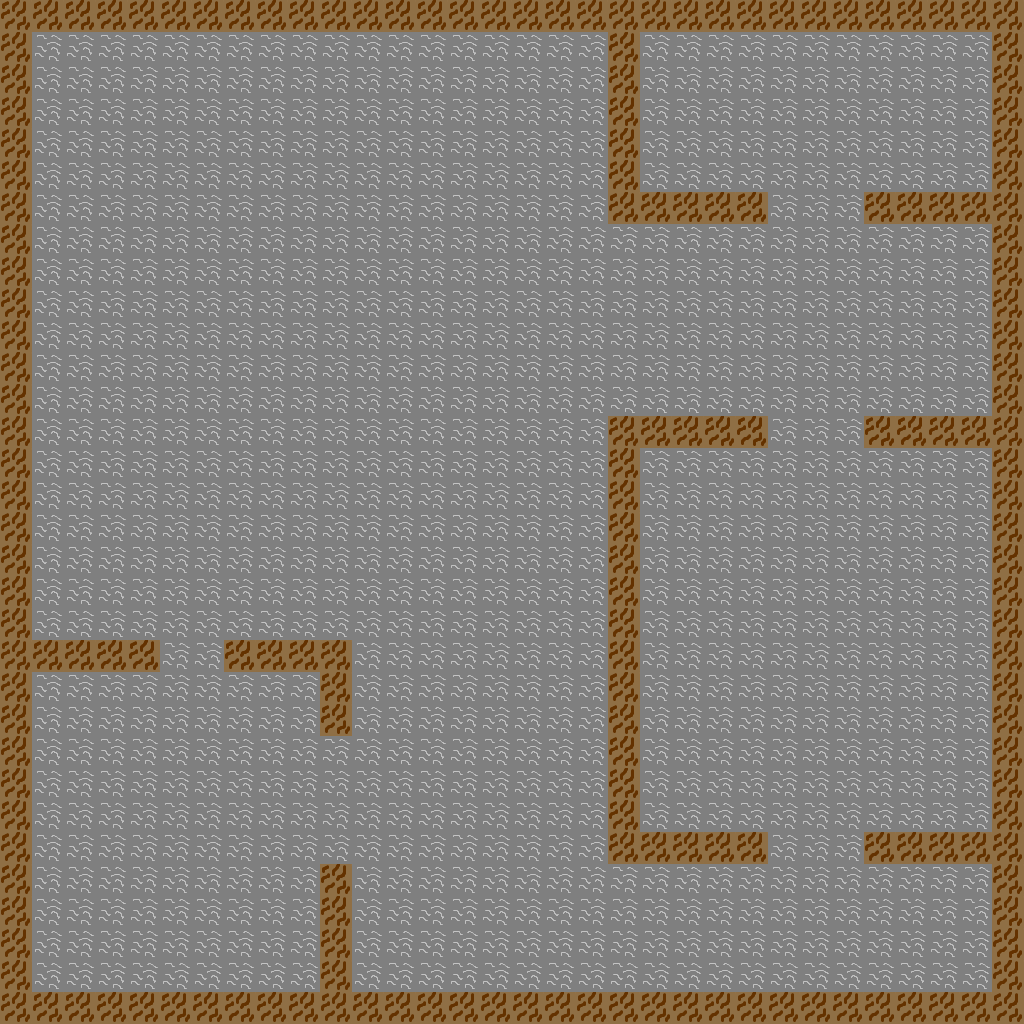

Tiled map render using the project's own tile images. Description and the whole map definition, tile-layer contents included, below:
An orthogonal 32x32 tile map with 32x32 px tiles, 1 tile layer (Слой тайлов 1) and 17 objects (16x solid, player).

<map version="1.2" tiledversion="1.3.3" orientation="orthogonal" renderorder="right-down" width="32" height="32" tilewidth="32" tileheight="32" infinite="0" nextlayerid="4" nextobjectid="23">
 <tileset firstgid="1" source="../TileSets/WallAndGround.tsx" />
 <layer id="1" name="Слой тайлов 1" width="32" height="32">
  <data encoding="csv">
1,1,1,1,1,1,1,1,1,1,1,1,1,1,1,1,1,1,1,1,1,1,1,1,1,1,1,1,1,1,1,1,
1,2,2,2,2,2,2,2,2,2,2,2,2,2,2,2,2,2,2,1,2,2,2,2,2,2,2,2,2,2,2,1,
1,2,2,2,2,2,2,2,2,2,2,2,2,2,2,2,2,2,2,1,2,2,2,2,2,2,2,2,2,2,2,1,
1,2,2,2,2,2,2,2,2,2,2,2,2,2,2,2,2,2,2,1,2,2,2,2,2,2,2,2,2,2,2,1,
1,2,2,2,2,2,2,2,2,2,2,2,2,2,2,2,2,2,2,1,2,2,2,2,2,2,2,2,2,2,2,1,
1,2,2,2,2,2,2,2,2,2,2,2,2,2,2,2,2,2,2,1,2,2,2,2,2,2,2,2,2,2,2,1,
1,2,2,2,2,2,2,2,2,2,2,2,2,2,2,2,2,2,2,1,1,1,1,1,2,2,2,1,1,1,1,1,
1,2,2,2,2,2,2,2,2,2,2,2,2,2,2,2,2,2,2,2,2,2,2,2,2,2,2,2,2,2,2,1,
1,2,2,2,2,2,2,2,2,2,2,2,2,2,2,2,2,2,2,2,2,2,2,2,2,2,2,2,2,2,2,1,
1,2,2,2,2,2,2,2,2,2,2,2,2,2,2,2,2,2,2,2,2,2,2,2,2,2,2,2,2,2,2,1,
1,2,2,2,2,2,2,2,2,2,2,2,2,2,2,2,2,2,2,2,2,2,2,2,2,2,2,2,2,2,2,1,
1,2,2,2,2,2,2,2,2,2,2,2,2,2,2,2,2,2,2,2,2,2,2,2,2,2,2,2,2,2,2,1,
1,2,2,2,2,2,2,2,2,2,2,2,2,2,2,2,2,2,2,2,2,2,2,2,2,2,2,2,2,2,2,1,
1,2,2,2,2,2,2,2,2,2,2,2,2,2,2,2,2,2,2,1,1,1,1,1,2,2,2,1,1,1,1,1,
1,2,2,2,2,2,2,2,2,2,2,2,2,2,2,2,2,2,2,1,2,2,2,2,2,2,2,2,2,2,2,1,
1,2,2,2,2,2,2,2,2,2,2,2,2,2,2,2,2,2,2,1,2,2,2,2,2,2,2,2,2,2,2,1,
1,2,2,2,2,2,2,2,2,2,2,2,2,2,2,2,2,2,2,1,2,2,2,2,2,2,2,2,2,2,2,1,
1,2,2,2,2,2,2,2,2,2,2,2,2,2,2,2,2,2,2,1,2,2,2,2,2,2,2,2,2,2,2,1,
1,2,2,2,2,2,2,2,2,2,2,2,2,2,2,2,2,2,2,1,2,2,2,2,2,2,2,2,2,2,2,1,
1,2,2,2,2,2,2,2,2,2,2,2,2,2,2,2,2,2,2,1,2,2,2,2,2,2,2,2,2,2,2,1,
1,1,1,1,1,2,2,1,1,1,1,2,2,2,2,2,2,2,2,1,2,2,2,2,2,2,2,2,2,2,2,1,
1,2,2,2,2,2,2,2,2,2,1,2,2,2,2,2,2,2,2,1,2,2,2,2,2,2,2,2,2,2,2,1,
1,2,2,2,2,2,2,2,2,2,1,2,2,2,2,2,2,2,2,1,2,2,2,2,2,2,2,2,2,2,2,1,
1,2,2,2,2,2,2,2,2,2,2,2,2,2,2,2,2,2,2,1,2,2,2,2,2,2,2,2,2,2,2,1,
1,2,2,2,2,2,2,2,2,2,2,2,2,2,2,2,2,2,2,1,2,2,2,2,2,2,2,2,2,2,2,1,
1,2,2,2,2,2,2,2,2,2,2,2,2,2,2,2,2,2,2,1,2,2,2,2,2,2,2,2,2,2,2,1,
1,2,2,2,2,2,2,2,2,2,2,2,2,2,2,2,2,2,2,1,1,1,1,1,2,2,2,1,1,1,1,1,
1,2,2,2,2,2,2,2,2,2,1,2,2,2,2,2,2,2,2,2,2,2,2,2,2,2,2,2,2,2,2,1,
1,2,2,2,2,2,2,2,2,2,1,2,2,2,2,2,2,2,2,2,2,2,2,2,2,2,2,2,2,2,2,1,
1,2,2,2,2,2,2,2,2,2,1,2,2,2,2,2,2,2,2,2,2,2,2,2,2,2,2,2,2,2,2,1,
1,2,2,2,2,2,2,2,2,2,1,2,2,2,2,2,2,2,2,2,2,2,2,2,2,2,2,2,2,2,2,1,
1,1,1,1,1,1,1,1,1,1,1,1,1,1,1,1,1,1,1,1,1,1,1,1,1,1,1,1,1,1,1,1
</data>
 </layer>
 <objectgroup id="2" name="collision">
  <object id="1" name="solid" x="0" y="0" width="1024" height="32" />
  <object id="2" name="solid" x="991.758" y="33.2727" width="32" height="991.121" />
  <object id="3" name="solid" x="0.333333" y="992.583" width="1004.33" height="32" />
  <object id="5" name="solid" x="8.88178e-16" y="32.1062" width="32" height="959.788" />
  <object id="6" name="solid" x="607.333" y="32" width="32.6667" height="192" />
  <object id="7" name="solid" x="638.667" y="192" width="129.333" height="32" />
  <object id="8" name="solid" x="864.667" y="192" width="128" height="31.3333" />
  <object id="9" name="solid" x="864.667" y="416.667" width="127.333" height="30" />
  <object id="10" name="solid" x="606.667" y="415.333" width="160" height="31.3333" />
  <object id="11" name="solid" x="608.667" y="447.333" width="30.6667" height="416.5" />
  <object id="12" name="solid" x="639" y="832.333" width="129" height="32" />
  <object id="13" name="solid" x="864.667" y="832.333" width="126.667" height="32" />
  <object id="14" name="solid" x="320.667" y="863" width="32" height="130" />
  <object id="15" name="solid" x="320.333" y="640.667" width="31.6667" height="95" />
  <object id="16" name="solid" x="223.667" y="640.333" width="96.3333" height="31.6667" />
  <object id="17" name="solid" x="32.3333" y="640.333" width="127.667" height="32" />
 </objectgroup>
 <objectgroup id="3" name="persons">
  <object id="22" name="player" x="112" y="89" width="190" height="115" />
 </objectgroup>
</map>
